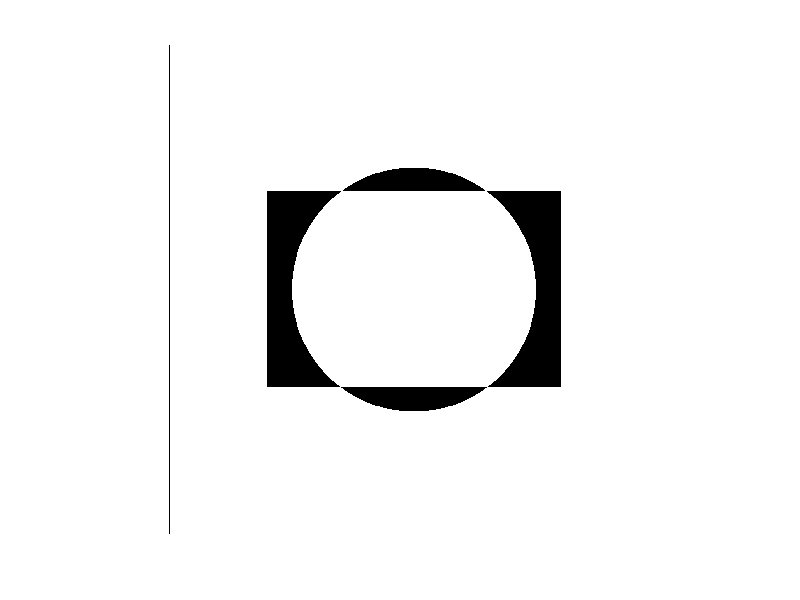

Here is the MATLAB script that generated this plot:
% Assignment3:
% Task: Create two images one with a white circle at center and another with a white rectangle at center and 
% performe all logical gate operations on both images and display the output images.

% creating image with rectangle in center
rec = zeros(1001);
s = size(rec);

for i = int16(3*s(1)/10):int16(7*s(1)/10)
    for j = int16(2*s(2)/10):int16(8*s(2)/10)
        rec(i,j) = 1;        
    end
end

imshow(rec);
pause(3);

% creating image with circle in center
%define radius and center coordinates
r=250;x_c=0;y_c=0;

[y,x]=ndgrid(-500:500,-500:500);

cir = (x-x_c).^2+(y-y_c).^2 <= r^2;

imshow(cir);
pause(3);

% AND 
and = rec & cir;
imshow(and);
pause(3);

% OR 
or = rec | cir;
imshow(or);
pause(3);

% XOR 
x_o_r =  xor(rec, cir);
imshow(x_o_r);
pause(3);

% NAND 
nand = ~(rec & cir);
imshow(nand);
pause(3);

% NOR 
nor = ~(rec | cir);
imshow(nor);
pause(3);

% NXOR 
nx_o_r =  ~xor(rec, cir);
imshow(nx_o_r);
pause(3);